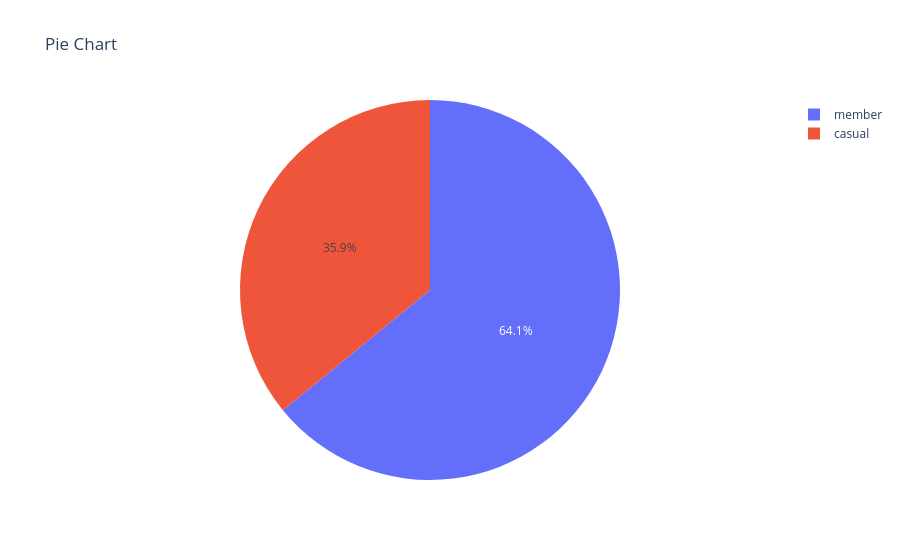

Source (notebook cell):
### Code cell
fig = px.pie(result, names = 'member_casual', values = 'Total_Rides', title = 'Pie Chart')

fig.show()

### Figure 1 — Plotly figure (JSON) as saved in the notebook; plotly's stock layout.template omitted (floating-point values rounded to 4 significant figures)
{"data": [{"domain": {"x": [0, 1], "y": [0, 1]}, "hovertemplate": "member_casual=%{label}<br>Total_Rides=%{value}<extra></extra>", "labels": ["casual", "member"], "legendgroup": "", "name": "", "showlegend": true, "type": "pie", "values": [2100105, 3748393]}], "layout": {"legend": {"tracegroupgap": 0}, "title": {"text": "Pie Chart"}}}
